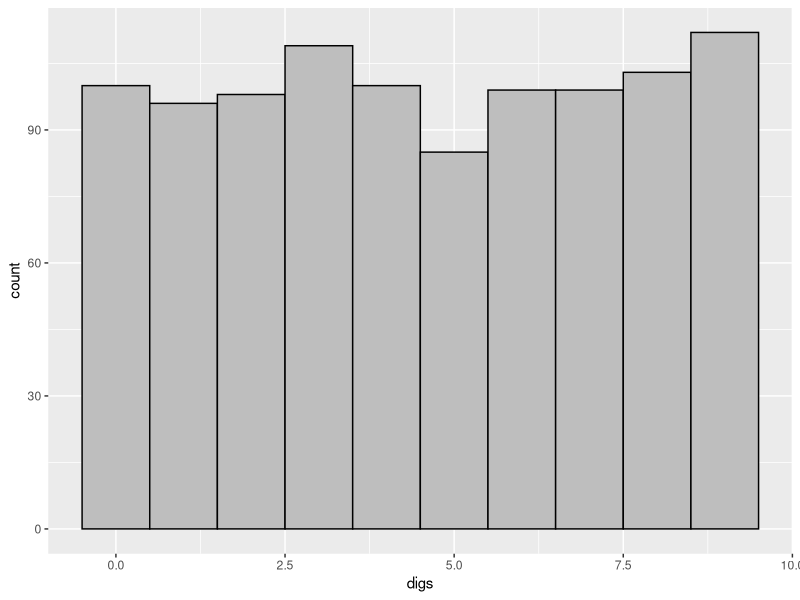

Recreate this plot in R.
## ---- chunk 1
library(tidyverse)
library(stringr)
## ---- chunk 2
stirling <- function(m) m*(log(m)-1)+.5*log(6.2831852*m)
find_m <- function(n) {
  test <- (n+1L)*2.30258509
  m <- 5L
  while(stirling(m) <= test) m <- m+1L
  m
}
  
calc_e <- function(n) {
  m <- find_m(n)
  coef <- rep(1L,m) # pre-allocates coefficients
  d <- rep(0L,n+1L) # pre-allocates digits
  d[1L] <- 2L # first digit is 2
  for (i in 1L:n) {
    carry <- 0L
    for (j in m:2L) {
      temp <- coef[j] * 10L + carry
      carry <- temp %/% j # integer div
      coef[j] <- temp - carry * j
    }
    d[i+1L] <- carry
  }
  d
}
## ---- chunk 3
calc_e_s <- function(n) {
  es <- str_c(calc_e(as.integer(n)),collapse="")
  str_c(str_sub(es,end=1L),
        str_sub(es,start=2L),sep=".")
}
## ---- chunk 4
calc_e_s(20)
## ---- chunk 5
data_frame(digs=calc_e(1000L)) %>%
  ggplot(aes(x=digs)) +
  geom_histogram(bins=10,color="black",fill="gray")
